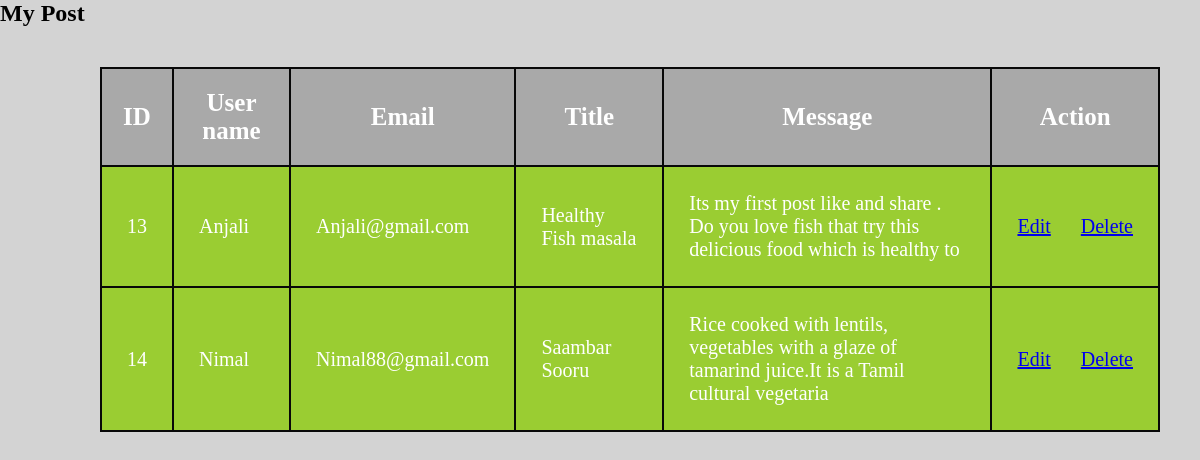
Page /User/ViewPost.php on the committed database.
### tables this page shows
CREATE TABLE `post` (
  `id` int(200) NOT NULL,
  `username` varchar(50) NOT NULL,
  `email` varchar(50) NOT NULL,
  `title` varchar(50) NOT NULL,
  `message` varchar(100) NOT NULL
);

### User/ViewPost.php (the view, shortened to what this page needs)
<?php
require('../connect.php');
$sql = "SELECT * FROM post";
$result = $con->query($sql);
?>
<!DOCTYPE html>
<html>
<head>
	 <link rel="stylesheet" type="text/css" href="css/usrcss1.css">
</head>
<body>
	<div class="view">
		<h2>My Post</h2>
<table class="tb1">
	<thead>
		<tr>
		<th>ID</th>
		<th>User name</th>
		<th>Email</th>
		<th>Title</th>
		<th>Message</th>
		<th>Action</th>
	</tr>
	</thead>
	<tbody>
		<?php
			if ($result->num_rows > 0) {
				while ($row = $result->fetch_assoc()) {
		?>
					<tr>
					<td><?php echo $row['id']; ?></td>
					<td><?php echo $row['username']; ?></td>
					<td><?php echo $row['email']; ?></td>
					<td><?php echo $row['title']; ?></td>
					<td><?php echo $row['message']; ?></td>
					<td><a class="btn btn-info" href="update.php?id=<?php echo $row['id']; ?>">Edit</a>&nbsp;<a class="btn btn-danger" href="delete.php?id=<?php echo $row['id']; ?>">Delete</a></td>
					</tr>
		<?php		}
			}
		?>
	</tbody>
</table>
	</div>
</body>
</html>

### User/css/usrcss1.css (style rules this page uses)
* { margin: 0; padding: 0; box-sizing: border-box; }
body { overflow-x: hidden; background-color:#D3D3D3; background-position: center; background-size: cover; background-repeat: no-repeat; }
table { margin: 40px 40px 0px 100px; }
table ,th { padding: 20px; color: #fff; border: 2px solid #080808; border-collapse: collapse; font-size:25px; background:#A9A9A9; }
table ,tr,td { padding: 25px; color: #fff; border: 2px solid #080808; border-collapse: collapse; font-size: 20px; background: #9ACD32; }
.btn-info { padding-right: 25px; }

### rows in the picture
post: id "13", username "Anjali", email "Anjali@gmail.com", title "Healthy Fish masala", message "Its my first post like and share . Do you love fish that try this delicious food which is healthy to"
post: id "14", username "Nimal", email "Nimal88@gmail.com", title "Saambar Sooru", message "Rice cooked with lentils, vegetables with a glaze of tamarind juice.It is a Tamil cultural vegetaria"
